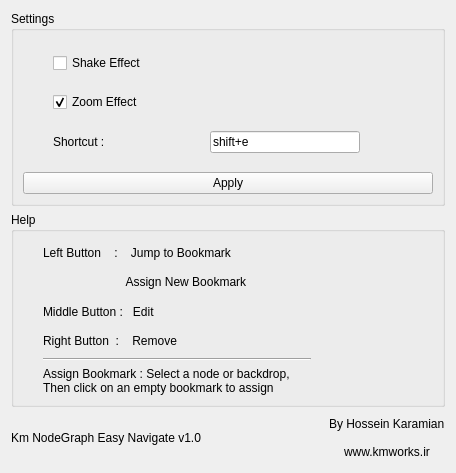
<?xml version="1.0" encoding="UTF-8"?>
<ui version="4.0">
 <class>Form</class>
 <widget class="QWidget" name="Form">
  <property name="windowModality">
   <enum>Qt::NonModal</enum>
  </property>
  <property name="geometry">
   <rect>
    <x>0</x>
    <y>0</y>
    <width>456</width>
    <height>473</height>
   </rect>
  </property>
  <property name="windowTitle">
   <string>Km NodeGraph Easy Navigate</string>
  </property>
  <property name="windowIcon">
   <iconset>
    <normaloff>../../RimiyaFx Plugin Pack/Km_NodeGraphJump/icons/icon.png</normaloff>../../RimiyaFx Plugin Pack/Km_NodeGraphJump/icons/icon.png</iconset>
  </property>
  <layout class="QVBoxLayout" name="verticalLayout_7">
   <item>
    <layout class="QVBoxLayout" name="verticalLayout_2" stretch="4,4,1">
     <item>
      <widget class="QGroupBox" name="groupBox_settings4">
       <property name="title">
        <string>Settings</string>
       </property>
       <layout class="QHBoxLayout" name="horizontalLayout_9" stretch="0">
        <item>
         <layout class="QVBoxLayout" name="verticalLayout_8">
          <item>
           <layout class="QHBoxLayout" name="horizontalLayout_3">
            <item>
             <layout class="QVBoxLayout" name="verticalLayout_4">
              <property name="leftMargin">
               <number>30</number>
              </property>
              <property name="rightMargin">
               <number>20</number>
              </property>
              <item>
               <widget class="QCheckBox" name="checkBox_shake_effect">
                <property name="font">
                 <font>
                  <weight>50</weight>
                  <bold>false</bold>
                 </font>
                </property>
                <property name="text">
                 <string>Shake Effect</string>
                </property>
                <property name="checked">
                 <bool>false</bool>
                </property>
               </widget>
              </item>
              <item>
               <widget class="QCheckBox" name="checkBox_zoom_effect">
                <property name="font">
                 <font>
                  <weight>50</weight>
                  <bold>false</bold>
                 </font>
                </property>
                <property name="text">
                 <string>Zoom Effect</string>
                </property>
                <property name="checked">
                 <bool>true</bool>
                </property>
               </widget>
              </item>
              <item>
               <layout class="QHBoxLayout" name="horizontalLayout_4" stretch="2,8">
                <item>
                 <widget class="QLabel" name="label_3">
                  <property name="text">
                   <string>Shortcut :</string>
                  </property>
                 </widget>
                </item>
                <item>
                 <widget class="QLineEdit" name="lineEdit_shortcut">
                  <property name="maximumSize">
                   <size>
                    <width>150</width>
                    <height>16777215</height>
                   </size>
                  </property>
                  <property name="text">
                   <string>shift+e</string>
                  </property>
                 </widget>
                </item>
               </layout>
              </item>
             </layout>
            </item>
            <item>
             <layout class="QVBoxLayout" name="verticalLayout_3">
              <property name="leftMargin">
               <number>20</number>
              </property>
              <property name="rightMargin">
               <number>20</number>
              </property>
              <item>
               <widget class="QLabel" name="label_icon">
                <property name="text">
                 <string/>
                </property>
                <property name="pixmap">
                 <pixmap>../../RimiyaFx Plugin Pack/Km_NodeGraphJump/icons/icon.png</pixmap>
                </property>
               </widget>
              </item>
             </layout>
            </item>
           </layout>
          </item>
          <item>
           <widget class="QPushButton" name="pushButton_documentation">
            <property name="text">
             <string>Apply</string>
            </property>
           </widget>
          </item>
         </layout>
        </item>
       </layout>
      </widget>
     </item>
     <item>
      <widget class="QGroupBox" name="groupBox_status">
       <property name="title">
        <string>Help</string>
       </property>
       <layout class="QVBoxLayout" name="verticalLayout_6">
        <item>
         <layout class="QHBoxLayout" name="horizontalLayout" stretch="3,1">
          <item>
           <layout class="QVBoxLayout" name="verticalLayout_5">
            <property name="leftMargin">
             <number>20</number>
            </property>
            <property name="rightMargin">
             <number>15</number>
            </property>
            <item>
             <widget class="QLabel" name="label">
              <property name="text">
               <string>Left Button    :    Jump to Bookmark</string>
              </property>
             </widget>
            </item>
            <item>
             <widget class="QLabel" name="label_4">
              <property name="text">
               <string>                         Assign New Bookmark</string>
              </property>
             </widget>
            </item>
            <item>
             <widget class="QLabel" name="label_5">
              <property name="text">
               <string>Middle Button :   Edit</string>
              </property>
             </widget>
            </item>
            <item>
             <widget class="QLabel" name="label_2">
              <property name="text">
               <string>Right Button  :    Remove</string>
              </property>
             </widget>
            </item>
            <item>
             <widget class="Line" name="line">
              <property name="orientation">
               <enum>Qt::Horizontal</enum>
              </property>
             </widget>
            </item>
            <item>
             <widget class="QLabel" name="label_6">
              <property name="text">
               <string>Assign Bookmark : Select a node or backdrop, Then click on an empty bookmark to assign</string>
              </property>
              <property name="wordWrap">
               <bool>true</bool>
              </property>
             </widget>
            </item>
           </layout>
          </item>
          <item>
           <widget class="QLabel" name="label_icon_2">
            <property name="frameShape">
             <enum>QFrame::NoFrame</enum>
            </property>
            <property name="text">
             <string/>
            </property>
            <property name="pixmap">
             <pixmap>../../RimiyaFx Plugin Pack/Km_NodeGraphJump/icons/mouse.png</pixmap>
            </property>
           </widget>
          </item>
         </layout>
        </item>
       </layout>
      </widget>
     </item>
     <item>
      <layout class="QHBoxLayout" name="horizontalLayout_2" stretch="3,28,3">
       <item>
        <widget class="QLabel" name="label_plugins_version">
         <property name="text">
          <string>Km NodeGraph Easy Navigate v1.0</string>
         </property>
        </widget>
       </item>
       <item>
        <spacer name="horizontalSpacer_4">
         <property name="orientation">
          <enum>Qt::Horizontal</enum>
         </property>
         <property name="sizeHint" stdset="0">
          <size>
           <width>40</width>
           <height>20</height>
          </size>
         </property>
        </spacer>
       </item>
       <item>
        <layout class="QVBoxLayout" name="verticalLayout">
         <item>
          <widget class="QLabel" name="label_8">
           <property name="text">
            <string>By Hossein Karamian</string>
           </property>
          </widget>
         </item>
         <item>
          <widget class="QLabel" name="label_9">
           <property name="text">
            <string>www.kmworks.ir</string>
           </property>
           <property name="alignment">
            <set>Qt::AlignCenter</set>
           </property>
          </widget>
         </item>
        </layout>
       </item>
      </layout>
     </item>
    </layout>
   </item>
  </layout>
 </widget>
 <resources/>
 <connections/>
</ui>
